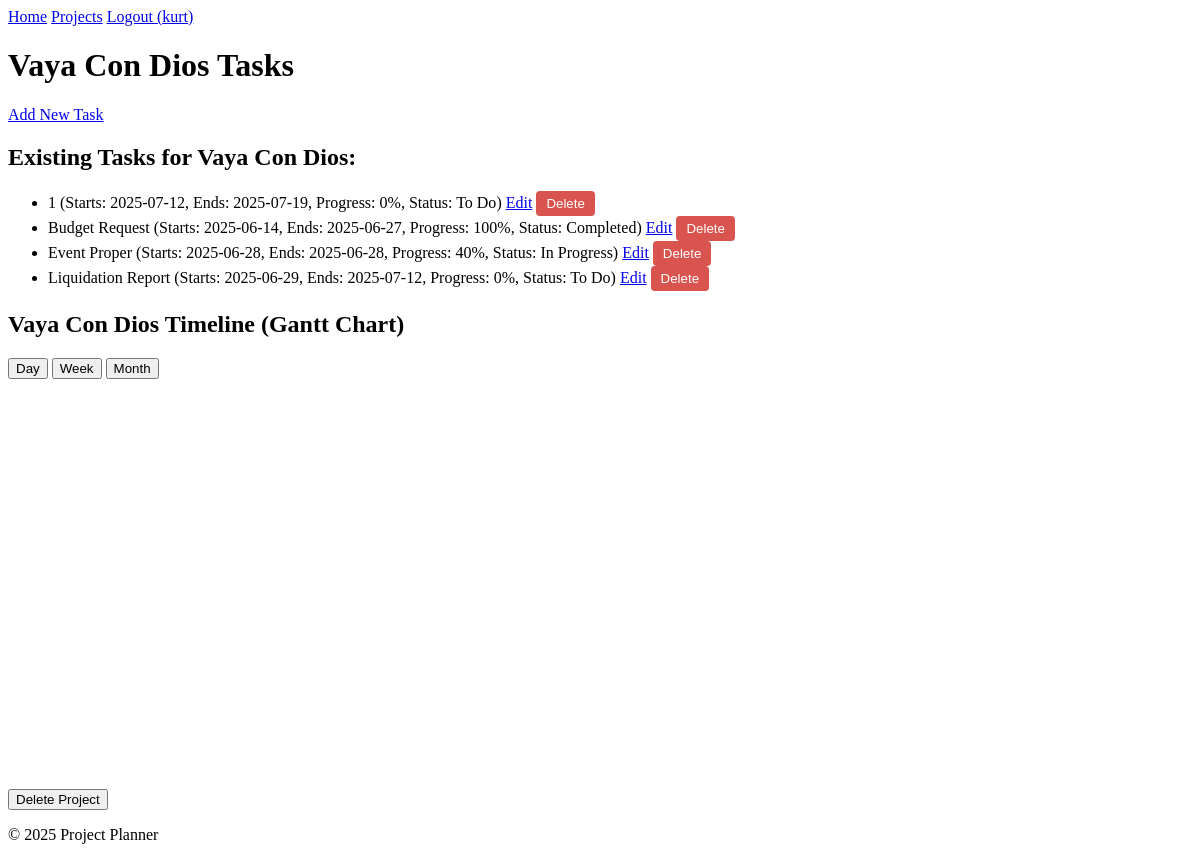
Before: /projects/2 (signed in) with the older database file.
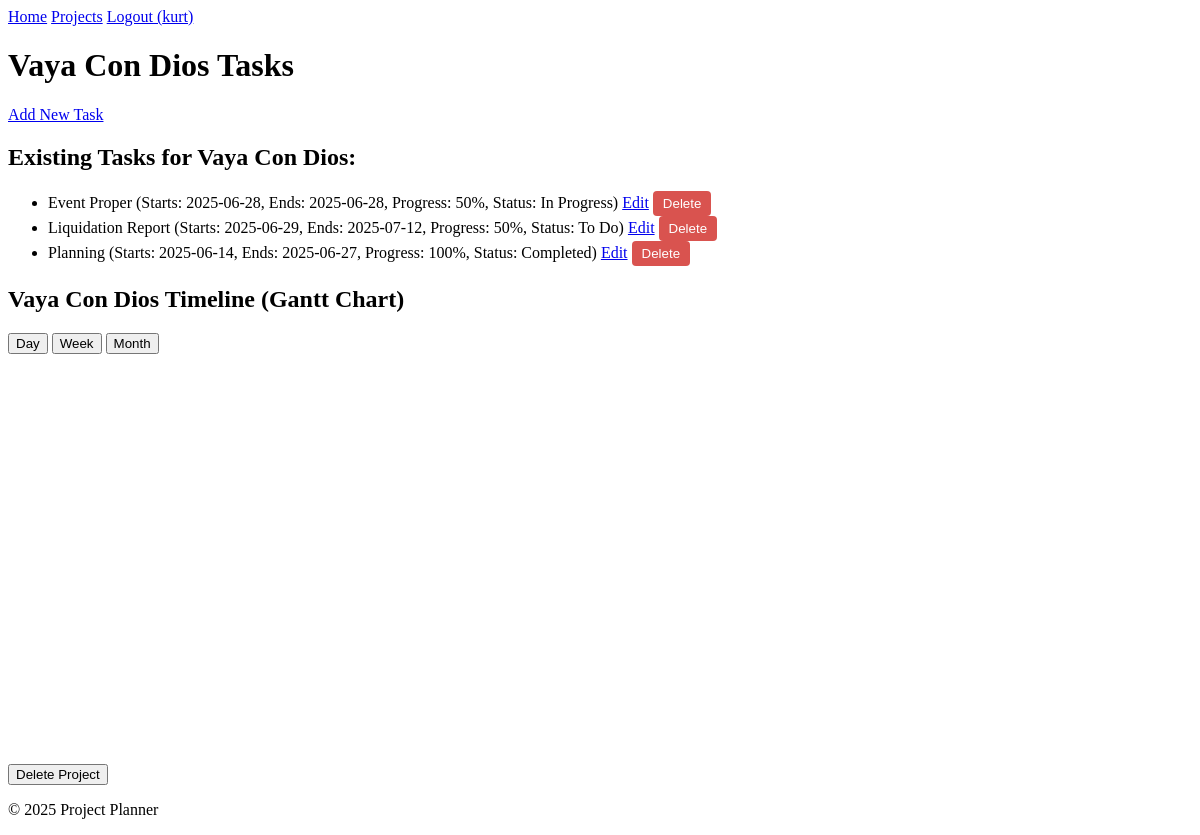
After: the same page with the newer database file.
### app/models.py (models this page shows, shortened)
class User(db.Model, UserMixin):
    id = db.Column(db.Integer, primary_key=True)
    username = db.Column(db.String(80), unique=True, nullable=False)
    password_hash = db.Column(db.String(128), nullable=False, default='')  # Default empty string, set by set_password
    projects = db.relationship('Project', backref='user', lazy=True, cascade="all, delete-orphan")
    def set_password(self, password):
        self.password_hash = generate_password_hash(password)

class Project(db.Model):
    id = db.Column(db.Integer, primary_key=True)
    name = db.Column(db.String(120), nullable=False)
    description = db.Column(db.Text, nullable=True)  # Optional: for project details
    user_id = db.Column(db.Integer, db.ForeignKey('user.id'), nullable=False)
    tasks = db.relationship('Task', backref='project', lazy=True, cascade="all, delete-orphan")

class Task(db.Model):
    id = db.Column(db.Integer, primary_key=True)
    name = db.Column(db.String(120), nullable=False)
    start_date = db.Column(db.Date, nullable=True)
    end_date = db.Column(db.Date, nullable=True)
    progress = db.Column(db.Integer, default=0, nullable=False)
    status = db.Column(db.String(50), default='To Do', nullable=False)
    dependencies = db.Column(db.String(255), nullable=True)
    comment = db.Column(db.Text, nullable=True)
    project_id = db.Column(db.Integer, db.ForeignKey('project.id'), nullable=False)
    user_id = db.Column(db.Integer, db.ForeignKey('user.id'), nullable=False)

### app/routes.py (the view)
@bp.route('/projects/<int:project_id>')
@login_required
def view_project(project_id):
    project = Project.query.filter_by(id=project_id, user=current_user).first_or_404()
    project_tasks = Task.query.filter_by(project=project).order_by(Task.name).all()
    gantt_tasks_data = []
    task_name_to_id = {task.name.strip(): str(task.id) for task in project_tasks}  # Strip whitespace
    print("Task name to ID mapping:", task_name_to_id)  # Debug mapping
    for task in project_tasks:
        start_date_formatted = task.start_date.strftime('%Y-%m-%d') if task.start_date else ''
        end_date_formatted = task.end_date.strftime('%Y-%m-%d') if task.end_date else ''
        if start_date_formatted and end_date_formatted:
            custom_class = 'bar-blue'
            if task.status == 'Completed':
                custom_class = 'bar-green'
            elif task.status == 'In Progress':
                custom_class = 'bar-yellow'
            elif task.status == 'Blocked':
                custom_class = 'bar-red'
            gantt_task_item = {
                'id': str(task.id),
                'name': task.name,
                'start': start_date_formatted,
                'end': end_date_formatted,
                'progress': task.progress,
                'custom_class': custom_class,
            }
            print(f"Task {task.id} raw dependency (name): {task.dependencies}")  # Debug raw value
            if task.dependencies and task.dependencies != 'None':
                dep_id = task_name_to_id.get(task.dependencies.strip())
                print(f"Converted dependency for task {task.id}: {dep_id}")  # Debug conversion
                if dep_id:
                    gantt_task_item['dependencies'] = str(dep_id)  # Ensure string format
            gantt_tasks_data.append(gantt_task_item)
    gantt_tasks_data.sort(key=lambda x: datetime.strptime(x['start'], '%Y-%m-%d'))
    gantt_tasks_json = json.dumps(gantt_tasks_data)
    print("Gantt tasks JSON:", gantt_tasks_json)  # Debug final JSON
    return render_template('tasks.html', project=project, tasks=project_tasks, gantt_tasks_json=gantt_tasks_json)

### app/templates/tasks.html (shortened to what this page needs)
<!DOCTYPE html>
<html lang="en">
<head>
    <link rel="stylesheet" href="{{ url_for('static', filename='frappe-gantt.css') }}">
    <link rel="stylesheet" href="{{ url_for('static', filename='style.css') }}">
</head>
<body>
    <header>
        <nav>
            <a href="{{ url_for('main.index') }}">Home</a>
            <a href="{{ url_for('main.projects') }}">Projects</a>
            {% if current_user.is_authenticated %}
                <a href="{{ url_for('main.logout') }}">Logout ({{ current_user.username }})</a>
            {% else %}
                <a href="{{ url_for('main.register') }}">Register</a>
                <a href="{{ url_for('main.login') }}">Login</a>
            {% endif %}
        </nav>
    </header>
    <h1>{{ project.name }} Tasks</h1>
    <a href="{{ url_for('main.add_task_to_project', project_id=project.id) }}">Add New Task</a>
    <h2>Existing Tasks for {{ project.name }}:</h2>
    <ul id="task-list">
        {% if tasks %}
        {% for task in tasks %}
            <li id="task-{{ task.id }}">
                {{ task.name }}
                (Starts: {{ task.start_date.strftime('%Y-%m-%d') if task.start_date else 'N/A' }},
                Ends: {{ task.end_date.strftime('%Y-%m-%d') if task.end_date else 'N/A' }},
                Progress: {{ task.progress }}%,
                Status: {{ task.status }})
                <a href="{{ url_for('main.edit_task', task_id=task.id) }}">Edit</a>
                <form action="{{ url_for('main.delete_task', task_id=task.id) }}" method="POST" style="display:inline;" class="delete-task-form">
                    <button type="submit" class="delete-task-btn" data-task-id="{{ task.id }}">Delete</button>
                </form>
            </li>
        {% endfor %}
        {% else %}
            <li>No tasks yet for this project. Add one above!</li>
        {% endif %}
    </ul>
    <h2>{{ project.name }} Timeline (Gantt Chart)</h2>
    <div>
        <button class="view-mode" data-mode="Day">Day</button>
        <button class="view-mode" data-mode="Week" data-selected="true">Week</button>
        <button class="view-mode" data-mode="Month">Month</button>
    </div>
    <div id="gantt-chart" style="width: 100%; height: 400px;"></div>
    <form action="{{ url_for('main.delete_project', project_id=project.id) }}" method="POST" style="margin-top: 10px;" onsubmit="return confirm('Are you sure you want to delete this project and all its tasks?');">
        <button type="submit">Delete Project</button>
    </form>
    <footer>
        <p>© 2025 Project Planner</p>
    </footer>
</body>
</html>

### app/static/style.css (style rules this page uses)
.delete-task-btn { background-color: #d9534f; color: white; border: none; padding: 5px 10px; border-radius: 4px; cursor: pointer; }

Changed rows visible on the page:
removed Task: name "1", start_date "2025-07-12", end_date "2025-07-19", progress "0", status "To Do"
changed Task "Event Proper": progress "40" → "50"
changed Task "Liquidation Report": progress "0" → "50"
changed Task "Completed": name "Budget Request" → "Planning"; moves down the list
